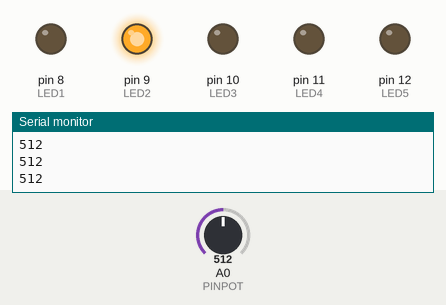
The sketch below on a simulated Arduino Uno, built with avr-gcc and run on an emulated ATmega328P. Shown: output pins drawn as LEDs (lit = HIGH), the last lines printed to the serial monitor. The test bench sets the inputs (shaded band); at power-on: A0 (PINPOT) = 512.

Above: at 1.2 s.
1.3 s: A0 (PINPOT) set to 610
At 1.9 s:
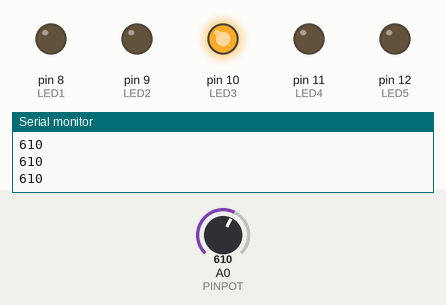
2.8 s: A0 (PINPOT) set to 810
At 3.1 s:
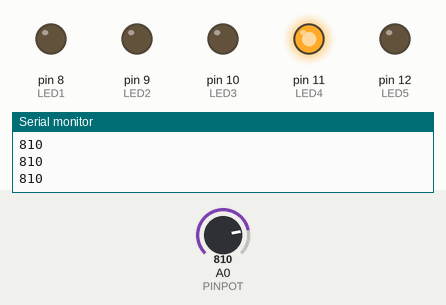
4.3 s: A0 (PINPOT) set to 1010
At 5.4 s:
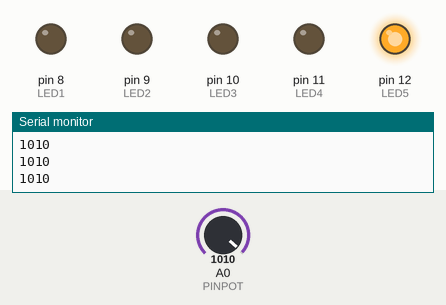
5.8 s: A0 (PINPOT) set to 790
At 6.7 s:
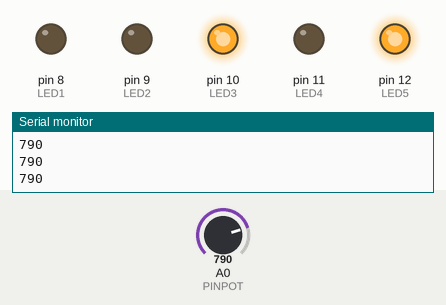
7.3 s: A0 (PINPOT) set to 590
At 7.7 s:
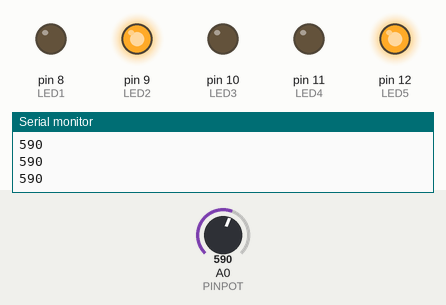
8.8 s: A0 (PINPOT) set to 716
At 10.0 s:
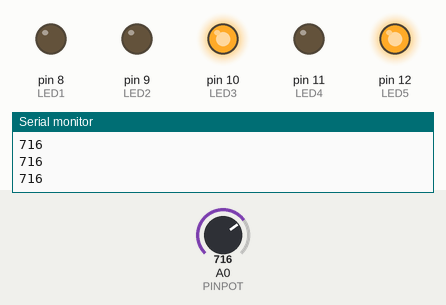
Timing chart, 0 to 11.3 s (numbered marks = the images above; inputs shaded):
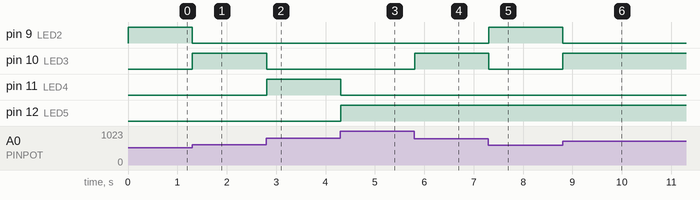

The sketch:

pot_position_led_if.ino
```cpp
const int LED1 = 8;
const int LED2 = 9;
const int LED3 = 10;
const int LED4 = 11;
const int LED5 = 12;
const int PINPOT = A0;
int potValue;

void setup() {
  Serial.begin(9600);
  pinMode (LED1, OUTPUT);
  pinMode (LED2, OUTPUT);
  pinMode (LED3, OUTPUT);
  pinMode (LED4, OUTPUT);
  pinMode (LED5, OUTPUT);
  pinMode(PINPOT, INPUT);
}

void loop() {
  //main code:
  potValue = analogRead(PINPOT);
  Serial.println(potValue);

  if (potValue >= 200 && potValue <= 400){ //logic begins. notice the two comparesons we are making
    digitalWrite(LED5, LOW);
    digitalWrite(LED1, HIGH); //turn on LED1 and off the neighbouring LEDs
    digitalWrite(LED2, LOW);
  }
  if (potValue >= 400 && potValue <= 600){
    digitalWrite(LED1, LOW);
    digitalWrite(LED2, HIGH); //turn on LED2 and off the neighbouring LEDs
    digitalWrite(LED3, LOW);
  }
  if (potValue >= 600 && potValue <= 800){
    digitalWrite(LED2, LOW);
    digitalWrite(LED3, HIGH); //turn on LED3 and off the neighbouring LEDs
    digitalWrite(LED4, LOW);
  }
  if (potValue >= 800 && potValue <= 1000){
    digitalWrite(LED3, LOW);
    digitalWrite(LED4, HIGH); //turn on LED4 and off the neighbouring LEDs
    digitalWrite(LED5, LOW);
  }
    if (potValue >= 1000 && potValue <= 1200){
    digitalWrite(LED4, LOW);
    digitalWrite(LED5, HIGH); //turn on LED5 and off the neighbouring LEDs
    digitalWrite(LED1, LOW);
  }

}
```

Measured:
- after the input at 1.3 s, pin 9 (LED2): HIGH → LOW at once; pin 10 (LED3): LOW → HIGH at once
- after the input at 2.8 s, pin 10 (LED3): HIGH → LOW at once; pin 11 (LED4): LOW → HIGH at once
- after the input at 4.3 s, pin 11 (LED4): HIGH → LOW at once; pin 12 (LED5): LOW → HIGH at once
- after the input at 5.8 s, pin 10 (LED3): LOW → HIGH at once
- after the input at 7.3 s, pin 9 (LED2): LOW → HIGH at once; pin 10 (LED3): HIGH → LOW at once
- after the input at 8.8 s, pin 9 (LED2): HIGH → LOW at once; pin 10 (LED3): LOW → HIGH at once
